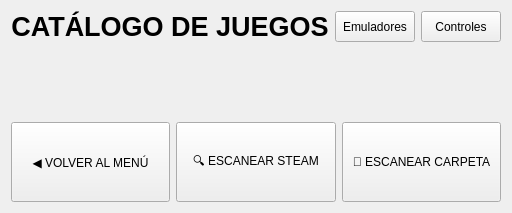
            <widget class="QWidget" name="gamesPage">
             <property name="locale">
              <locale language="English" country="UnitedStates"/>
             </property>
             <layout class="QVBoxLayout" name="verticalLayout_steamGames" stretch="1,5,1">
              <item>
               <layout class="QHBoxLayout" name="horizontalLayout_9" stretch="2,1,1">
                <item>
                 <widget class="QLabel" name="platformLabel">
                  <property name="sizePolicy">
                   <sizepolicy hsizetype="Preferred" vsizetype="Maximum">
                    <horstretch>0</horstretch>
                    <verstretch>0</verstretch>
                   </sizepolicy>
                  </property>
                  <property name="font">
                   <font>
                    <pointsize>20</pointsize>
                    <bold>true</bold>
                   </font>
                  </property>
                  <property name="text">
                   <string>CATÁLOGO DE JUEGOS</string>
                  </property>
                  <property name="alignment">
                   <set>Qt::AlignmentFlag::AlignCenter</set>
                  </property>
                 </widget>
                </item>
                <item>
                 <widget class="QPushButton" name="gamesEmulatorsButton">
                  <property name="sizePolicy">
                   <sizepolicy hsizetype="Expanding" vsizetype="Expanding">
                    <horstretch>0</horstretch>
                    <verstretch>0</verstretch>
                   </sizepolicy>
                  </property>
                  <property name="text">
                   <string>Emuladores</string>
                  </property>
                 </widget>
                </item>
                <item>
                 <widget class="QPushButton" name="gamesControlsButton">
                  <property name="sizePolicy">
                   <sizepolicy hsizetype="Expanding" vsizetype="Expanding">
                    <horstretch>0</horstretch>
                    <verstretch>0</verstretch>
                   </sizepolicy>
                  </property>
                  <property name="text">
                   <string>Controles</string>
                  </property>
                 </widget>
                </item>
               </layout>
              </item>
              <item>
               <widget class="QScrollArea" name="scrollAreaGame">
                <property name="focusPolicy">
                 <enum>Qt::FocusPolicy::NoFocus</enum>
                </property>
                <property name="styleSheet">
                 <string>QScrollArea { border: none; background: transparent; } QWidget#scrollAreaSteamGamesContents { background: transparent; }</string>
                </property>
                <property name="widgetResizable">
                 <bool>true</bool>
                </property>
                <widget class="QWidget" name="scrollAreaGamesContents">
                 <property name="geometry">
                  <rect>
                   <x>0</x>
                   <y>0</y>
                   <width>783</width>
                   <height>374</height>
                  </rect>
                 </property>
                 <layout class="QGridLayout" name="layoutGames"/>
                </widget>
               </widget>
              </item>
              <item>
               <layout class="QHBoxLayout" name="horizontalLayout_steamGames_buttons">
                <item>
                 <widget class="QPushButton" name="gamesBackButton">
                  <property name="sizePolicy">
                   <sizepolicy hsizetype="Expanding" vsizetype="Minimum">
                    <horstretch>0</horstretch>
                    <verstretch>0</verstretch>
                   </sizepolicy>
                  </property>
                  <property name="minimumSize">
                   <size>
                    <width>0</width>
                    <height>80</height>
                   </size>
                  </property>
                  <property name="text">
                   <string>◀ VOLVER AL MENÚ</string>
                  </property>
                 </widget>
                </item>
                <item>
                 <widget class="QPushButton" name="steamGamesScanButton">
                  <property name="sizePolicy">
                   <sizepolicy hsizetype="Expanding" vsizetype="Minimum">
                    <horstretch>0</horstretch>
                    <verstretch>0</verstretch>
                   </sizepolicy>
                  </property>
                  <property name="minimumSize">
                   <size>
                    <width>0</width>
                    <height>80</height>
                   </size>
                  </property>
                  <property name="text">
                   <string>🔍 ESCANEAR STEAM</string>
                  </property>
                 </widget>
                </item>
                <item>
                 <widget class="QPushButton" name="gamesScanFolderButton">
                  <property name="sizePolicy">
                   <sizepolicy hsizetype="Expanding" vsizetype="Minimum">
                    <horstretch>0</horstretch>
                    <verstretch>0</verstretch>
                   </sizepolicy>
                  </property>
                  <property name="minimumSize">
                   <size>
                    <width>0</width>
                    <height>80</height>
                   </size>
                  </property>
                  <property name="text">
                   <string>📁 ESCANEAR CARPETA</string>
                  </property>
                 </widget>
                </item>
               </layout>
              </item>
             </layout>
            </widget>
